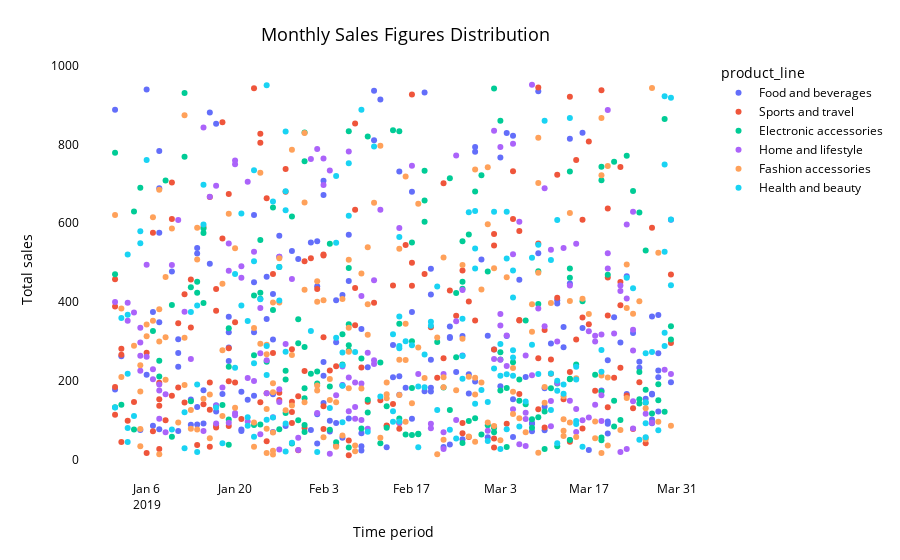

This figure's notebook cell:
### Code cell
fig22= px.scatter(marketseason, x="date", y="total", color= "product_line"
                 , color_continuous_scale=['black', 'green', 'blue','red'])
fig22.update_layout(title={'text': 'Monthly Sales Figures Distribution',
                    'font': {'color': 'black', 'size': 18}},
                   plot_bgcolor='rgba(0,0,0,0)', paper_bgcolor='rgba(0,0,0,0)', xaxis_title='Time period', 
                    yaxis_title='Total sales', font_color='black', title_x=0.45, title_y=0.95)
fig22.show()

### Figure 1 — Plotly figure (JSON) as saved in the notebook; plotly's stock layout.template omitted (floating-point values rounded to 4 significant figures; data arrays with more than 128 entries replaced by an {"elided": "..."} marker saying what was removed)
{"data": [{"hovertemplate": "product_line=Food and beverages<br>date=%{x}<br>total=%{y}<extra></extra>", "legendgroup": "Food and beverages", "marker": {"color": "#636efa", "symbol": "circle"}, "mode": "markers", "name": "Food and beverages", "orientation": "v", "showlegend": true, "type": "scatter", "x": {"elided": "173 str values"}, "xaxis": "x", "y": {"elided": "173 float values"}, "yaxis": "y"}, {"hovertemplate": "product_line=Sports and travel<br>date=%{x}<br>total=%{y}<extra></extra>", "legendgroup": "Sports and travel", "marker": {"color": "#EF553B", "symbol": "circle"}, "mode": "markers", "name": "Sports and travel", "orientation": "v", "showlegend": true, "type": "scatter", "x": {"elided": "165 str values"}, "xaxis": "x", "y": {"elided": "165 float values"}, "yaxis": "y"}, {"hovertemplate": "product_line=Electronic accessories<br>date=%{x}<br>total=%{y}<extra></extra>", "legendgroup": "Electronic accessories", "marker": {"color": "#00cc96", "symbol": "circle"}, "mode": "markers", "name": "Electronic accessories", "orientation": "v", "showlegend": true, "type": "scatter", "x": {"elided": "170 str values"}, "xaxis": "x", "y": {"elided": "170 float values"}, "yaxis": "y"}, {"hovertemplate": "product_line=Home and lifestyle<br>date=%{x}<br>total=%{y}<extra></extra>", "legendgroup": "Home and lifestyle", "marker": {"color": "#ab63fa", "symbol": "circle"}, "mode": "markers", "name": "Home and lifestyle", "orientation": "v", "showlegend": true, "type": "scatter", "x": {"elided": "156 str values"}, "xaxis": "x", "y": {"elided": "156 float values"}, "yaxis": "y"}, {"hovertemplate": "product_line=Fashion accessories<br>date=%{x}<br>total=%{y}<extra></extra>", "legendgroup": "Fashion accessories", "marker": {"color": "#FFA15A", "symbol": "circle"}, "mode": "markers", "name": "Fashion accessories", "orientation": "v", "showlegend": true, "type": "scatter", "x": {"elided": "175 str values"}, "xaxis": "x", "y": {"elided": "175 float values"}, "yaxis": "y"}, {"hovertemplate": "product_line=Health and beauty<br>date=%{x}<br>total=%{y}<extra></extra>", "legendgroup": "Health and beauty", "marker": {"color": "#19d3f3", "symbol": "circle"}, "mode": "markers", "name": "Health and beauty", "orientation": "v", "showlegend": true, "type": "scatter", "x": {"elided": "152 str values"}, "xaxis": "x", "y": {"elided": "152 float values"}, "yaxis": "y"}], "layout": {"font": {"color": "black"}, "legend": {"title": {"text": "product_line"}, "tracegroupgap": 0}, "margin": {"t": 60}, "paper_bgcolor": "rgba(0,0,0,0)", "plot_bgcolor": "rgba(0,0,0,0)", "title": {"font": {"color": "black", "size": 18}, "text": "Monthly Sales Figures Distribution", "x": 0.45, "y": 0.95}, "xaxis": {"anchor": "y", "domain": [0, 1], "title": {"text": "Time period"}}, "yaxis": {"anchor": "x", "domain": [0, 1], "title": {"text": "Total sales"}}}}
